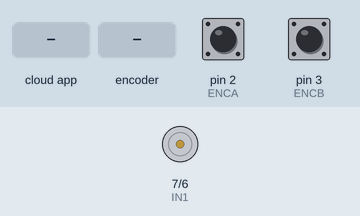
A sketch run on a simulated Arduino Uno, built with avr-gcc and run on an emulated ATmega328P. On the bench: motor-driver pin pairs drawn as motors (green arrow = first pin HIGH = forward, orange = second pin HIGH = backward, longer = more drive, scaled by the enable pin). The inputs (shaded band) are chosen by the test bench; at power-on: pin 2 (ENCA) HIGH, pin 3 (ENCB) HIGH. The ROS host is connected and sends only what is stated; what the sketch prints to the serial monitor is not drawn.

Above: at 1.2 s.
1.3 s: the phone or cloud app sets elbow_joint_cmd to -100
At 1.9 s:
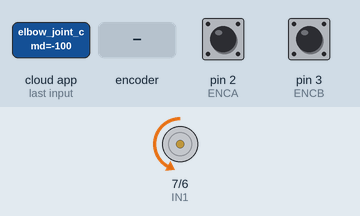
2.8 s: rotary encoder on pin 2 (ENCA) / pin 3 (ENCB) turned 3 steps (first pin leading)
At 3.15 s:
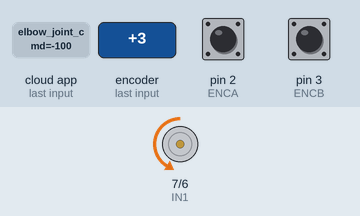
Timing chart, 0 to 5.8 s (numbered marks = the images above; inputs shaded):
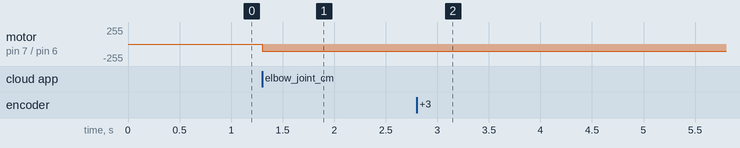

The sketch:

pico_master.ino
```cpp
#include<ros.h>
#include<std_msgs/Float32.h>

#define LED 25
#define egr 25
#define ENCA 2 // connect the follwing pins to digital input of pico
#define ENCB 3 //ENCA and ENCB are used to get encoder outputs
#define PPR 9881 //change this constant according to ppr mentioned in datasheet , this one ppr is for one of the motors of our arm
#define PWM 5
#define IN1 7
#define IN2 6

using namespace ros;
using namespace std_msgs;


void elbow_cb(const Float32& msg){
  float joint_angle;
  joint_angle = msg.data;
  float setpoint = (egr*PPR)*joint_angle/(2*3.14);
  elbow_controller(setpoint);
}

// initialising node and a subscriber
NodeHandle nh;
Subscriber<Float32> sub("/elbow_joint_cmd", &elbow_cb);


// initialsing a few variables
int pos  = 0; //used to look after rotated angle from encoder feedback
int dir = 0;
int pwmVal= 0;

// function to write the output to motors
void setMotor(int dir,int pwmVal){
  analogWrite(PWM,pwmVal);
  if (dir>0){
    digitalWrite(IN1,HIGH);
    digitalWrite(IN2,LOW);
  }else if(dir<0){
    digitalWrite(IN1,LOW);
    digitalWrite(IN2,HIGH);
  }else{
    digitalWrite(IN1,LOW);
    digitalWrite(IN2,LOW);
  }
}

void elbow_controller(float setpoint){
  while(abs(setpoint-pos)>2){
    int e = setpoint - pos;
    if(e>0){
      dir = 1;
    }else if(e<0){
      dir = -1;
    }else{
      dir = 0;
    }
    setMotor(dir,e);
  }
}

void readEncoder(){
  int b = digitalRead(ENCB);
  if(b==0){
    pos++;
  }else{
    pos--;
  }
}

void setup() {

  Serial.begin(9600);
  nh.getHardware()->setBaud(9600);
  nh.initNode();
  nh.subscribe(sub);

  pinMode(ENCA,INPUT);
  pinMode(ENCB,INPUT);
  attachInterrupt(digitalPinToInterrupt(ENCA),readEncoder,RISING);

  pinMode(PWM,OUTPUT);
  pinMode(IN1,OUTPUT);
  pinMode(IN2,OUTPUT);

  setMotor(dir,pwmVal);

}

void loop() {
  int a = digitalRead(ENCA);
  int b = digitalRead(ENCB);
  nh.spinOnce();
  Serial.println(pos);
}
```

Measured:
- after the input at 1.3 s, motor on pin 7 (IN1) / pin 6 (IN2): stopped → backward 108/255 at once
- after the input at 2.8 s, motor on pin 7 (IN1) / pin 6 (IN2): backward 108/255 → backward 107/255 after 0.05 s, → backward 106/255 0.20 s later, → backward 105/255 0.20 s later
